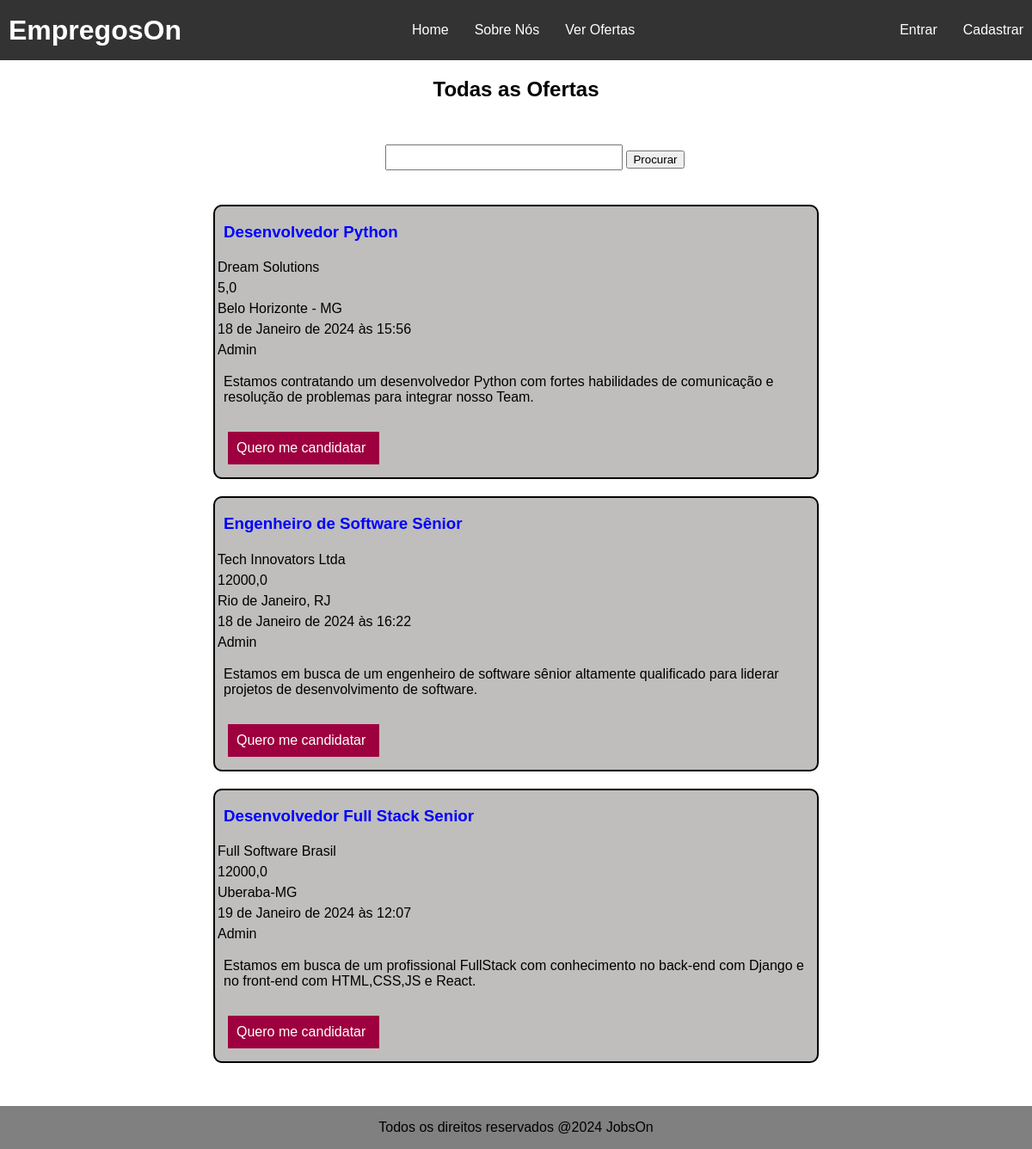
The app's page /job_list/, older data.
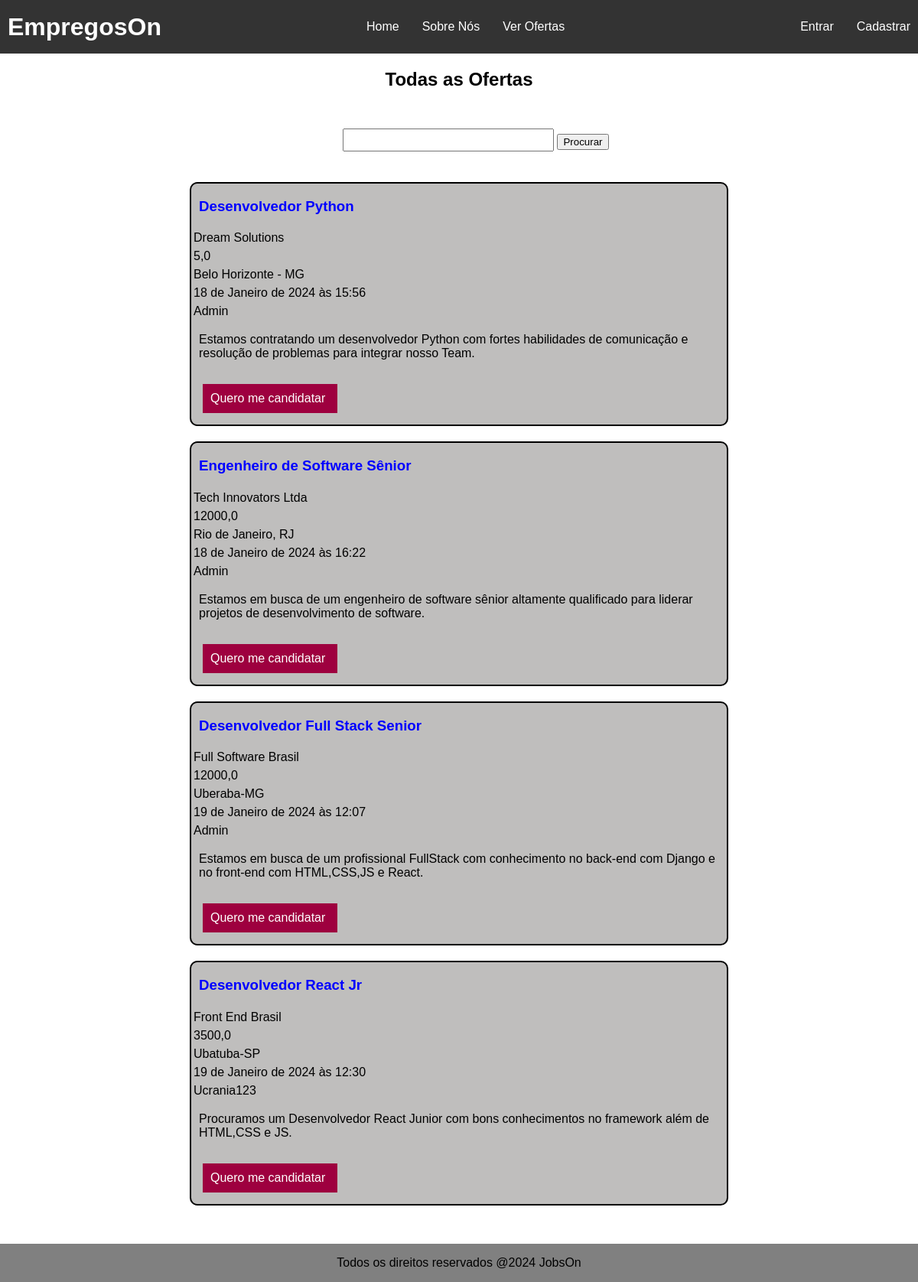
The same page, newer data.
### jobs/models.py (models this page shows, shortened)
class JobOffer(models.Model):
    title = models.CharField(max_length=100)
    description = models.TextField()
    organization_name = models.CharField(max_length=100)
    location = models.CharField(max_length=100)
    publication_date = models.DateTimeField(auto_now_add=True)  # Adicionará automaticamente a data e hora ao campo
    offer_requirements = models.CharField(max_length=300)
    employment_type = models.CharField(max_length=100)
    salary = models.FloatField(default="Não informado")  # define que por padrão o campo é não informado
    organization_description = models.TextField()
    autor = models.ForeignKey(User, on_delete=models.PROTECT, related_name='car_user', editable=False, default=1)

### jobs/views.py (the view)
# urls.py: path('job_list/', JobOffersList.as_view(), name='job_list'),
class JobOffersList(ListView):
    template_name = 'job_list.html'
    model = JobOffer
    def get_queryset(self):
        queryset = super().get_queryset()
        search = self.request.GET.get('query')
        if search:
            queryset = queryset.filter(title__icontains=search)
            return queryset
        return queryset

### jobs/templates/job_list.html (shortened to what this page needs)
{% extends 'base.html' %}
{% block styles %}
    {{ block.super }}
    {% load static %}
    <link rel="stylesheet" type="text/css" href="{% static 'css/job_list.css' %}">
{% endblock %}
{% block content %}
    <main>
        <h2 class="title-offer-page">Todas as Ofertas</h2>
        <section class="section-content">
            <form class="offer-form-search" method="GET">
                <input id="query-offer" name="search">
                <button>Procurar</button>
            </form>
        {% for offer in object_list %}
            <div class="offer-grid">
                <h3 class="offer-title">{{ offer.title }}</h3>
                <p class="p-offer">{{ offer.organization_name }}</p>
                <p class="p-offer">{{ offer.salary }}</p>
                <p class="p-offer"> {{ offer.location }}</p>
                <p class="p-offer"> {{ offer.publication_date }}</p>
                <p class="p-offer"> {{ offer.autor|capfirst }}</p>
                <p class="p-description"> {{ offer.description }}</p>
                <a class="btn-apply" href="/">Quero me candidatar</a>
            </div>
        {% endfor %}
        </section>
    </main>
{% endblock %}

### app/templates/base.html (shortened to what this page needs)
<!DOCTYPE html>
{% load static %}
<html lang="pt-br">
<head>
    {% block styles %}
        <link rel="stylesheet" type="text/css" href="{% static '/css/index.css' %}">
    {% endblock %}
</head>
<body>
    <header>
        <h1 class="title">EmpregosOn</h1>
        <nav class="nav-container">
            <a class="nav-link" href="/">Home</a>
            <a class="nav-link" href="/">Sobre Nós</a>
            <a class="nav-link" href="/job_list">Ver Ofertas</a>
        </nav>
        <ul class="list-header">
            {% if user.is_authenticated %}
                <li><a class="list-header-link" href="/login">Minha Conta</a></li>
                <li><a class="list-header-link" href="/logout">Sair</a></li>
            {% else %}
                <li><a class="list-header-link" href="/login">Entrar</a></li>
                <li><a class="list-header-link" href="/register">Cadastrar</a></li>
            {% endif %}
        </ul>
    </header>
    <main>
        {% block content %}
        {% endblock %}
    </main>
    <footer class="footer">
        <p>Todos os direitos reservados @{% now 'Y' %} JobsOn</p>
    </footer>
</body>
</html>

### static/css/index.css (style rules this page uses)
body { margin: 0; font-family: Arial, sans-serif; display: flex; flex-direction: column; min-height: 100vh; }
header { background-color: #333; padding: 10px; display: flex; justify-content: space-between; align-items: center; height: 50px; gap: 30px; }
.nav-container { display: flex; justify-content: start; gap: 30px; }
.title { color: white; }
.nav-link, .list-header-link { text-decoration: none; color: white; }
.list-header { list-style: none; display: flex; gap: 30px; }
.footer { background-color: grey; margin-top: auto; text-align: center; }

### static/css/job_list.css (style rules this page uses)
body { background-color: white; }
.offer-grid { display: grid; grid-template-columns: 1fr; border: 2px solid black; border-radius: 10px; background-color: rgb(191, 190, 189); width: 700px; }
.offer-title { color: blue; margin-left: 10px; }
.title-offer-page { text-align: center; }
.p-offer { margin: 3px; }
.p-description { margin-left: 10px; }
.section-content { display: grid; margin: 50px; gap: 20px; background-color: white; justify-content: center; }
.btn-apply { color: white; text-decoration: none; background-color: rgb(158, 0, 63); width: 156px; padding: 10px; margin: 15px; }
.offer-form-search { margin-left: 200px; margin-bottom: 20px; }
#query-offer { font-size: 1.3rem; }

Row changes from the older to the newer data that the page shows:
added JobOffer: title "Desenvolvedor React Jr", organization_name "Front End Brasil", salary "3500,0", location "Ubatuba-SP", publication_date "19 de Janeiro de 2024 às 12:30", autor "Ucrania123", description "Procuramos um Desenvolvedor React Junior com bons conhecimentos no framework além de HTML,CSS e JS."
